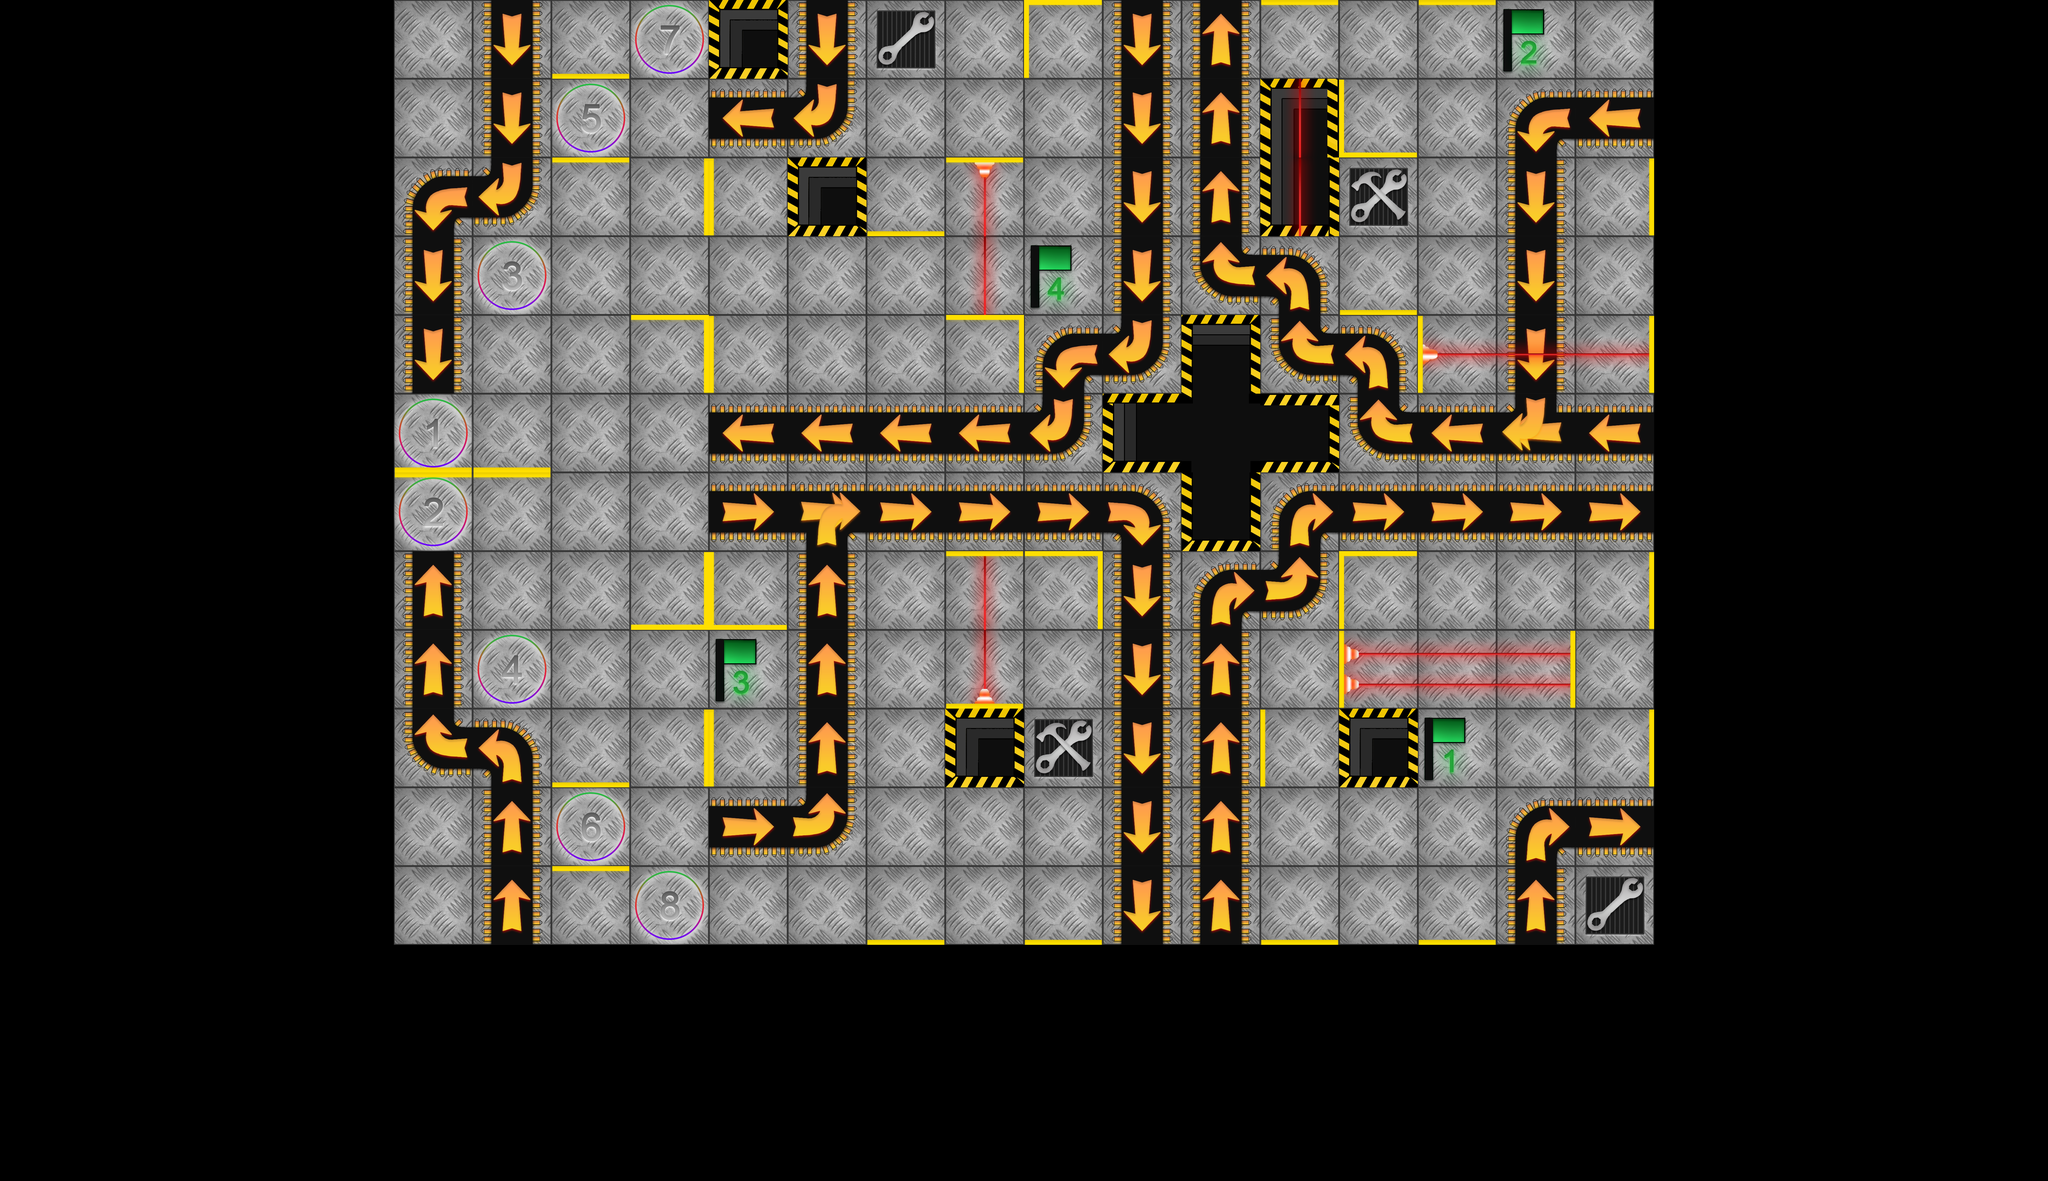

The image is a tile-based game level rendered from a .tmx file. Its description and source (layers, tilesets, objects; grid data summarised) follow:
An orthogonal 26x15 tile map with 256x256 px tiles, 11 tile layers (ground, hole, yellowArrow, laserBeam, ...).

<map version="1.2" tiledversion="1.3.2" orientation="orthogonal" renderorder="right-down" compressionlevel="0" width="26" height="15" tilewidth="256" tileheight="256" infinite="0" nextlayerid="18" nextobjectid="1">
 <tileset firstgid="1" source="Tileset.tsx" />
 <layer id="1" name="ground" width="26" height="15">
  <data>[390 cells, 192 non-empty, 1 distinct tile ids]</data>
 </layer>
 <layer id="2" name="hole" width="26" height="15">
  <data>[390 cells, 11 non-empty, 8 distinct tile ids]</data>
 </layer>
 <layer id="3" name="yellowArrow" width="26" height="15">
  <data>[390 cells, 72 non-empty, 13 distinct tile ids]</data>
 </layer>
 <layer id="7" name="laserBeam" width="26" height="15">
  <data>[390 cells, 12 non-empty, 3 distinct tile ids]</data>
 </layer>
 <layer id="8" name="laser" width="26" height="15">
  <data>[390 cells, 4 non-empty, 4 distinct tile ids]</data>
 </layer>
 <layer id="9" name="playerStart" width="26" height="15">
  <data>[390 cells, 8 non-empty, 8 distinct tile ids]</data>
 </layer>
 <layer id="10" name="wall" width="26" height="15">
  <data>[390 cells, 34 non-empty, 4 distinct tile ids]</data>
 </layer>
 <layer id="11" name="doubleWall" width="26" height="15">
  <data>[390 cells, 8 non-empty, 4 distinct tile ids]</data>
 </layer>
 <layer id="12" name="repair" width="26" height="15">
  <data>[390 cells, 4 non-empty, 2 distinct tile ids]</data>
 </layer>
 <layer id="13" name="flag" width="26" height="15">
  <data>[390 cells, 4 non-empty, 4 distinct tile ids]</data>
 </layer>
 <layer id="14" name="player" width="26" height="15">
  <data>[390 cells, 0 non-empty, 0 distinct tile ids]</data>
 </layer>
</map>
